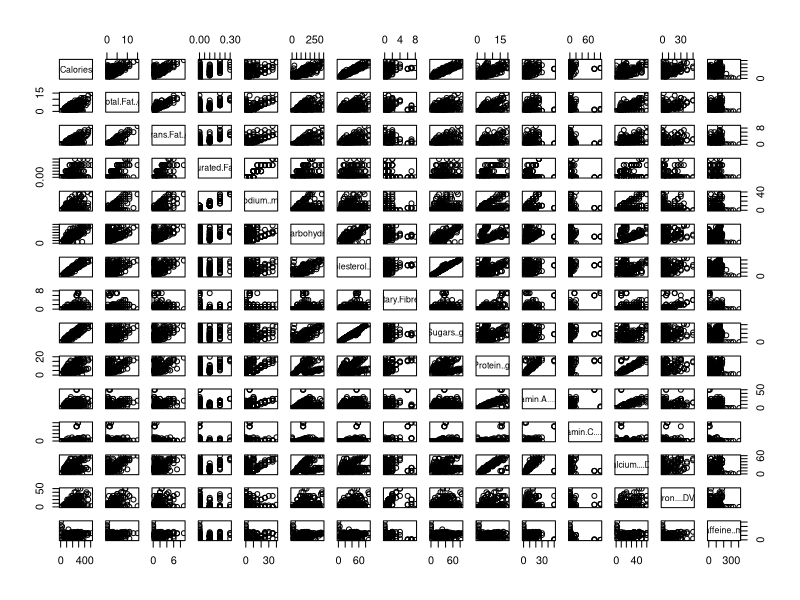

R code for this plot: (Note: this script raises an error after producing the figure.)
## ---- chunk 1
star = read.csv('..//data//starbucks_drinkMenu_expanded.csv')
head(star)
## ---- chunk 2
str(star)
## ---- chunk 3
# Replace all NA values with 0 in the entire dataframe
star[is.na(star)] <- 0
star$Total.Fat..g. = as.numeric(star$Total.Fat..g.)
star$Vitamin.A....DV. = as.numeric(sub("%", "", star$Vitamin.A....DV.))
star$Vitamin.C....DV. = as.numeric(sub("%", "", star$Vitamin.C....DV.))
star$Calcium....DV. = as.numeric(sub("%", "", star$Calcium....DV.))
star$Iron....DV. = as.numeric(sub("%", "", star$Iron....DV.))
star$Caffeine..mg. = as.numeric(sub("%", "", star$Caffeine..mg.))
star[is.na(star)] <- 0
## ---- chunk 4
numeric_vars <- sapply(star, is.numeric)
pairs(star[, numeric_vars])

## ---- chunk 5
Frappuccino = c('Frappuccino® Blended Coffee','Frappuccino® Blended Crème','Frappuccino® Light Blended Coffee')
Espreeso = c('Classic Espresso Drinks','Coffee','Signature Espresso Drinks')
# others: Shaken Iced Beverages, Tazo® Tea Drinks, Smoothies 
star$Drink.Type = ifelse(star$Beverage_category %in% Frappuccino,'Frappuccino',ifelse(star$Beverage_category %in% Espreeso,'Espreeso','non-coffee'))
## ---- chunk 6
library(MASS)
MASS::stepAIC(lm(Calories~Total.Fat..g. + 
     Sodium..mg. + Total.Carbohydrates..g. + 
    Cholesterol..mg.  + Protein..g. + 
    Vitamin.A....DV. + Vitamin.C....DV. + Calcium....DV. + Iron....DV. + 
    Caffeine..mg. + Drink.Type,data=star),direction="both")
## ---- chunk 7
fit1 = lm(formula = Calories ~ Total.Fat..g. + Sodium..mg. + Total.Carbohydrates..g. + 
    Cholesterol..mg. + Protein..g. + Vitamin.C....DV. + Calcium....DV. + 
    Iron....DV. + Drink.Type, data = star)

summary(fit1)

library(car)
car::vif(fit1)
## ---- chunk 8
fit2 = lm(formula = Calories ~ Total.Fat..g. + Sodium..mg. + Total.Carbohydrates..g. + 
    Cholesterol..mg. + Vitamin.C....DV.  + 
    Iron....DV. + Drink.Type, data = star)

summary(fit2)

library(car)
car::vif(fit2)
## ---- chunk 9
library(lmtest)
lmtest::lrtest(fit2,fit1)
## ---- chunk 10
Anova(fit2)
## ---- chunk 11
fit3 = lm(formula = Calories ~ Total.Fat..g.  + Total.Carbohydrates..g. + 
    Cholesterol..mg. + Vitamin.C....DV.  + 
    Iron....DV. + Drink.Type, data = star)

summary(fit3)
## ---- chunk 12
Anova(fit3)
## ---- chunk 13
var_names = c('Total.Fat..g.'  , 'Total.Carbohydrates..g.' , 'Cholesterol..mg.', 'Vitamin.C....DV.'  , 'Iron....DV.')
for (variable_name in var_names) {
  p = ggplot(star, aes(x = star[[variable_name]], y = Calories)) +
    geom_point(aes(color = Drink.Type)) +  # Color points by Drink.Type
    labs(x = variable_name, y = "Calories", color = "Drink Type")
  print(p)

}
## ---- chunk 14
fit4 = lm(formula = Calories ~ Total.Fat..g.  + Total.Carbohydrates..g. + 
    Cholesterol..mg. + Vitamin.C....DV.  + 
    Iron....DV. + Drink.Type +Drink.Type:Total.Carbohydrates..g., data = star)

summary(fit4)
## ---- chunk 15
lrtest(fit3,fit4)
